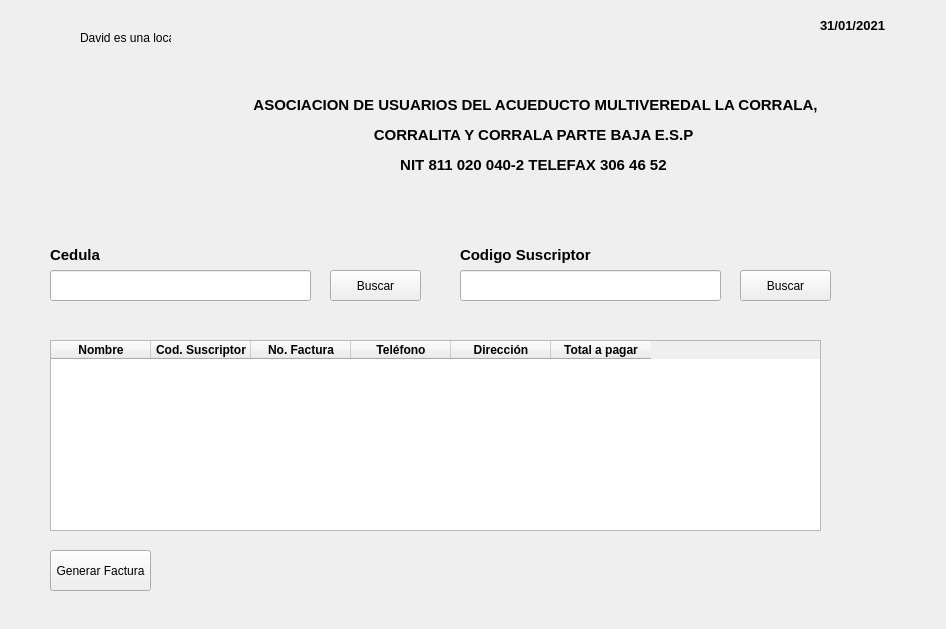
<?xml version="1.0" encoding="UTF-8"?>
<ui version="4.0">
 <class>Form</class>
 <widget class="QWidget" name="Form">
  <property name="geometry">
   <rect>
    <x>0</x>
    <y>0</y>
    <width>946</width>
    <height>629</height>
   </rect>
  </property>
  <property name="windowTitle">
   <string>Form</string>
  </property>
  <widget class="QLabel" name="label">
   <property name="geometry">
    <rect>
     <x>0</x>
     <y>70</y>
     <width>1071</width>
     <height>131</height>
    </rect>
   </property>
   <property name="text">
    <string>&lt;html&gt;&lt;head/&gt;&lt;body&gt;&lt;p align=&quot;center&quot;&gt;&lt;span style=&quot; font-size:11pt; font-weight:600;&quot;&gt;ASOCIACION DE USUARIOS DEL ACUEDUCTO MULTIVEREDAL LA CORRALA,&lt;/span&gt;&lt;/p&gt;&lt;p align=&quot;center&quot;&gt;&lt;span style=&quot; font-size:11pt; font-weight:600;&quot;&gt;CORRALITA Y CORRALA PARTE BAJA E.S.P &lt;/span&gt;&lt;/p&gt;&lt;p align=&quot;center&quot;&gt;&lt;span style=&quot; font-size:11pt; font-weight:600;&quot;&gt;NIT 811 020 040-2 TELEFAX 306 46 52 &lt;/span&gt;&lt;/p&gt;&lt;/body&gt;&lt;/html&gt;</string>
   </property>
   <property name="scaledContents">
    <bool>false</bool>
   </property>
   <property name="wordWrap">
    <bool>true</bool>
   </property>
  </widget>
  <widget class="QLabel" name="label_3">
   <property name="geometry">
    <rect>
     <x>50</x>
     <y>240</y>
     <width>71</width>
     <height>31</height>
    </rect>
   </property>
   <property name="text">
    <string>&lt;html&gt;&lt;head/&gt;&lt;body&gt;&lt;p&gt;&lt;span style=&quot; font-size:11pt; font-weight:600;&quot;&gt;Cedula&lt;/span&gt;&lt;/p&gt;&lt;/body&gt;&lt;/html&gt;</string>
   </property>
  </widget>
  <widget class="QPushButton" name="bt_cedula">
   <property name="geometry">
    <rect>
     <x>330</x>
     <y>270</y>
     <width>91</width>
     <height>31</height>
    </rect>
   </property>
   <property name="text">
    <string>Buscar</string>
   </property>
  </widget>
  <widget class="QTableWidget" name="tb_informacion">
   <property name="geometry">
    <rect>
     <x>50</x>
     <y>340</y>
     <width>771</width>
     <height>191</height>
    </rect>
   </property>
   <column>
    <property name="text">
     <string>Nombre</string>
    </property>
    <property name="font">
     <font>
      <weight>75</weight>
      <bold>true</bold>
     </font>
    </property>
   </column>
   <column>
    <property name="text">
     <string>Cod. Suscriptor</string>
    </property>
    <property name="font">
     <font>
      <weight>75</weight>
      <bold>true</bold>
     </font>
    </property>
   </column>
   <column>
    <property name="text">
     <string>No. Factura</string>
    </property>
    <property name="font">
     <font>
      <weight>75</weight>
      <bold>true</bold>
     </font>
    </property>
   </column>
   <column>
    <property name="text">
     <string>Teléfono</string>
    </property>
    <property name="font">
     <font>
      <weight>75</weight>
      <bold>true</bold>
     </font>
    </property>
   </column>
   <column>
    <property name="text">
     <string>Dirección</string>
    </property>
    <property name="font">
     <font>
      <weight>75</weight>
      <bold>true</bold>
     </font>
    </property>
   </column>
   <column>
    <property name="text">
     <string>Total a pagar</string>
    </property>
    <property name="font">
     <font>
      <weight>75</weight>
      <bold>true</bold>
     </font>
    </property>
   </column>
  </widget>
  <widget class="QPushButton" name="bt_factura">
   <property name="geometry">
    <rect>
     <x>50</x>
     <y>550</y>
     <width>101</width>
     <height>41</height>
    </rect>
   </property>
   <property name="text">
    <string>Generar Factura</string>
   </property>
  </widget>
  <widget class="QLabel" name="lb_fecha">
   <property name="geometry">
    <rect>
     <x>820</x>
     <y>0</y>
     <width>121</width>
     <height>51</height>
    </rect>
   </property>
   <property name="text">
    <string>&lt;html&gt;&lt;head/&gt;&lt;body&gt;&lt;p&gt;&lt;span style=&quot; font-size:10pt; font-weight:600;&quot;&gt;31/01/2021&lt;/span&gt;&lt;/p&gt;&lt;/body&gt;&lt;/html&gt;</string>
   </property>
  </widget>
  <widget class="QLineEdit" name="ln_cedula">
   <property name="geometry">
    <rect>
     <x>50</x>
     <y>270</y>
     <width>261</width>
     <height>31</height>
    </rect>
   </property>
  </widget>
  <widget class="QLabel" name="label_4">
   <property name="geometry">
    <rect>
     <x>460</x>
     <y>240</y>
     <width>171</width>
     <height>31</height>
    </rect>
   </property>
   <property name="text">
    <string>&lt;html&gt;&lt;head/&gt;&lt;body&gt;&lt;p&gt;&lt;span style=&quot; font-size:11pt; font-weight:600;&quot;&gt;Codigo Suscriptor&lt;/span&gt;&lt;/p&gt;&lt;/body&gt;&lt;/html&gt;</string>
   </property>
  </widget>
  <widget class="QLineEdit" name="ln_cedula_2">
   <property name="geometry">
    <rect>
     <x>460</x>
     <y>270</y>
     <width>261</width>
     <height>31</height>
    </rect>
   </property>
  </widget>
  <widget class="QPushButton" name="bt_cedula_2">
   <property name="geometry">
    <rect>
     <x>740</x>
     <y>270</y>
     <width>91</width>
     <height>31</height>
    </rect>
   </property>
   <property name="text">
    <string>Buscar</string>
   </property>
  </widget>
  <widget class="QLabel" name="label_2">
   <property name="geometry">
    <rect>
     <x>50</x>
     <y>90</y>
     <width>121</width>
     <height>111</height>
    </rect>
   </property>
   <property name="text">
    <string/>
   </property>
   <property name="pixmap">
    <pixmap>../Img/logo.png</pixmap>
   </property>
   <property name="scaledContents">
    <bool>true</bool>
   </property>
  </widget>
  <widget class="QLabel" name="label_5">
   <property name="geometry">
    <rect>
     <x>80</x>
     <y>30</y>
     <width>91</width>
     <height>16</height>
    </rect>
   </property>
   <property name="text">
    <string>David es una loca</string>
   </property>
  </widget>
 </widget>
 <resources/>
 <connections/>
</ui>
